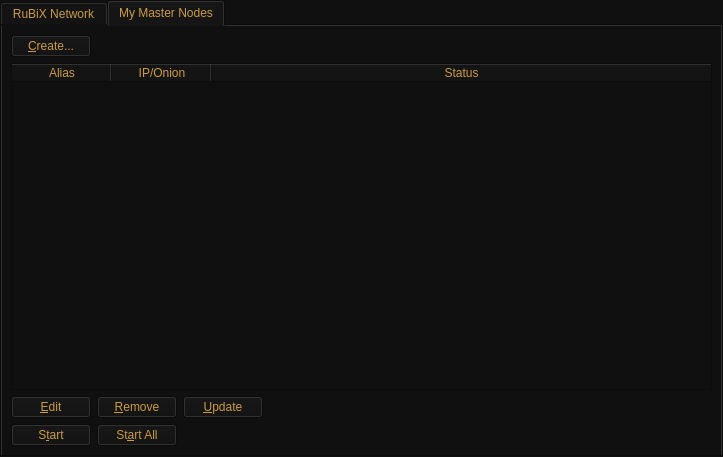
<?xml version="1.0" encoding="UTF-8"?>
<ui version="4.0">
 <class>MasternodeManager</class>
 <widget class="QWidget" name="MasternodeManager">
  <property name="geometry">
   <rect>
    <x>0</x>
    <y>0</y>
    <width>723</width>
    <height>457</height>
   </rect>
  </property>
  <property name="windowTitle">
   <string>Form</string>
  </property>
  <property name="styleSheet">
   <string notr="true">color: rgb(204, 155, 68);
background-color: rgb(16, 16, 16);</string>
  </property>
  <layout class="QVBoxLayout" name="topLayout">
   <property name="leftMargin">
    <number>0</number>
   </property>
   <property name="topMargin">
    <number>0</number>
   </property>
   <property name="rightMargin">
    <number>0</number>
   </property>
   <property name="bottomMargin">
    <number>0</number>
   </property>
   <item>
    <layout class="QVBoxLayout" name="verticalLayout">
     <property name="bottomMargin">
      <number>0</number>
     </property>
     <item>
      <widget class="QTabWidget" name="tabWidget">
       <property name="currentIndex">
        <number>1</number>
       </property>
       <widget class="QWidget" name="tab">
        <attribute name="title">
         <string>RuBiX Network</string>
        </attribute>
        <layout class="QGridLayout" name="gridLayout">
         <item row="1" column="0">
          <widget class="QTableWidget" name="tableWidget">
           <property name="editTriggers">
            <set>QAbstractItemView::NoEditTriggers</set>
           </property>
           <property name="alternatingRowColors">
            <bool>true</bool>
           </property>
           <property name="selectionBehavior">
            <enum>QAbstractItemView::SelectRows</enum>
           </property>
           <property name="sortingEnabled">
            <bool>true</bool>
           </property>
           <attribute name="horizontalHeaderStretchLastSection">
            <bool>true</bool>
           </attribute>
           <column>
            <property name="text">
             <string>Address</string>
            </property>
           </column>
           <column>
            <property name="text">
             <string>Rank</string>
            </property>
           </column>
           <column>
            <property name="text">
             <string>Active</string>
            </property>
           </column>
           <column>
            <property name="text">
             <string>Active (secs)</string>
            </property>
           </column>
           <column>
            <property name="text">
             <string>Last Seen</string>
            </property>
           </column>
           <column>
            <property name="text">
             <string>Pubkey</string>
            </property>
           </column>
          </widget>
         </item>
         <item row="0" column="0">
          <layout class="QHBoxLayout" name="horizontalLayout_3">
           <property name="bottomMargin">
            <number>0</number>
           </property>
           <item>
            <widget class="QLabel" name="label_2">
             <property name="text">
              <string>RuBiX Node Count:</string>
             </property>
            </widget>
           </item>
           <item>
            <widget class="QLabel" name="countLabel">
             <property name="text">
              <string>0</string>
             </property>
            </widget>
           </item>
           <item>
            <spacer name="horizontalSpacer_3">
             <property name="orientation">
              <enum>Qt::Horizontal</enum>
             </property>
             <property name="sizeHint" stdset="0">
              <size>
               <width>40</width>
               <height>20</height>
              </size>
             </property>
            </spacer>
           </item>
          </layout>
         </item>
        </layout>
       </widget>
       <widget class="QWidget" name="tab_2">
        <attribute name="title">
         <string>My Master Nodes</string>
        </attribute>
        <layout class="QGridLayout" name="gridLayout_2">
         <item row="0" column="0">
          <layout class="QVBoxLayout" name="verticalLayout_2">
           <property name="bottomMargin">
            <number>0</number>
           </property>
           <item>
            <layout class="QHBoxLayout" name="horizontalLayout">
             <item>
              <widget class="QPushButton" name="createButton">
               <property name="text">
                <string>&amp;Create...</string>
               </property>
              </widget>
             </item>
             <item>
              <spacer name="horizontalSpacer">
               <property name="orientation">
                <enum>Qt::Horizontal</enum>
               </property>
               <property name="sizeHint" stdset="0">
                <size>
                 <width>40</width>
                 <height>20</height>
                </size>
               </property>
              </spacer>
             </item>
            </layout>
           </item>
           <item>
            <widget class="QTableWidget" name="tableWidget_2">
             <property name="minimumSize">
              <size>
               <width>695</width>
               <height>0</height>
              </size>
             </property>
             <property name="editTriggers">
              <set>QAbstractItemView::NoEditTriggers</set>
             </property>
             <property name="alternatingRowColors">
              <bool>true</bool>
             </property>
             <property name="selectionMode">
              <enum>QAbstractItemView::SingleSelection</enum>
             </property>
             <property name="selectionBehavior">
              <enum>QAbstractItemView::SelectRows</enum>
             </property>
             <attribute name="horizontalHeaderStretchLastSection">
              <bool>true</bool>
             </attribute>
             <column>
              <property name="text">
               <string>Alias</string>
              </property>
             </column>
             <column>
              <property name="text">
               <string>IP/Onion</string>
              </property>
             </column>
             <column>
              <property name="text">
               <string>Status</string>
              </property>
             </column>
            </widget>
           </item>
           <item>
            <layout class="QHBoxLayout" name="horizontalLayout_2">
             <property name="bottomMargin">
              <number>0</number>
             </property>
             <item>
              <widget class="QPushButton" name="editButton">
               <property name="text">
                <string>&amp;Edit</string>
               </property>
              </widget>
             </item>
             <item>
              <widget class="QPushButton" name="removeButton">
               <property name="text">
                <string>&amp;Remove</string>
               </property>
              </widget>
             </item>
             <item>
              <widget class="QPushButton" name="UpdateButton">
               <property name="text">
                <string>&amp;Update</string>
               </property>
              </widget>
             </item>
             <item>
              <spacer name="horizontalSpacer_2">
               <property name="orientation">
                <enum>Qt::Horizontal</enum>
               </property>
               <property name="sizeHint" stdset="0">
                <size>
                 <width>40</width>
                 <height>20</height>
                </size>
               </property>
              </spacer>
             </item>
            </layout>
           </item>
           <item>
            <layout class="QHBoxLayout" name="horizontalLayout_4">
             <property name="bottomMargin">
              <number>0</number>
             </property>
            </layout>
           </item>
           <item>
            <layout class="QHBoxLayout" name="horizontalLayout_5">
             <property name="bottomMargin">
              <number>0</number>
             </property>
             <item>
              <widget class="QPushButton" name="startButton">
               <property name="text">
                <string>S&amp;tart</string>
               </property>
              </widget>
             </item>
             <item>
              <widget class="QPushButton" name="startAllButton">
               <property name="text">
                <string>St&amp;art All</string>
               </property>
              </widget>
             </item>
             <item>
              <spacer name="horizontalSpacer_5">
               <property name="orientation">
                <enum>Qt::Horizontal</enum>
               </property>
               <property name="sizeHint" stdset="0">
                <size>
                 <width>40</width>
                 <height>20</height>
                </size>
               </property>
              </spacer>
             </item>
            </layout>
           </item>
          </layout>
         </item>
        </layout>
       </widget>
      </widget>
     </item>
    </layout>
   </item>
  </layout>
 </widget>
 <resources/>
 <connections/>
</ui>
